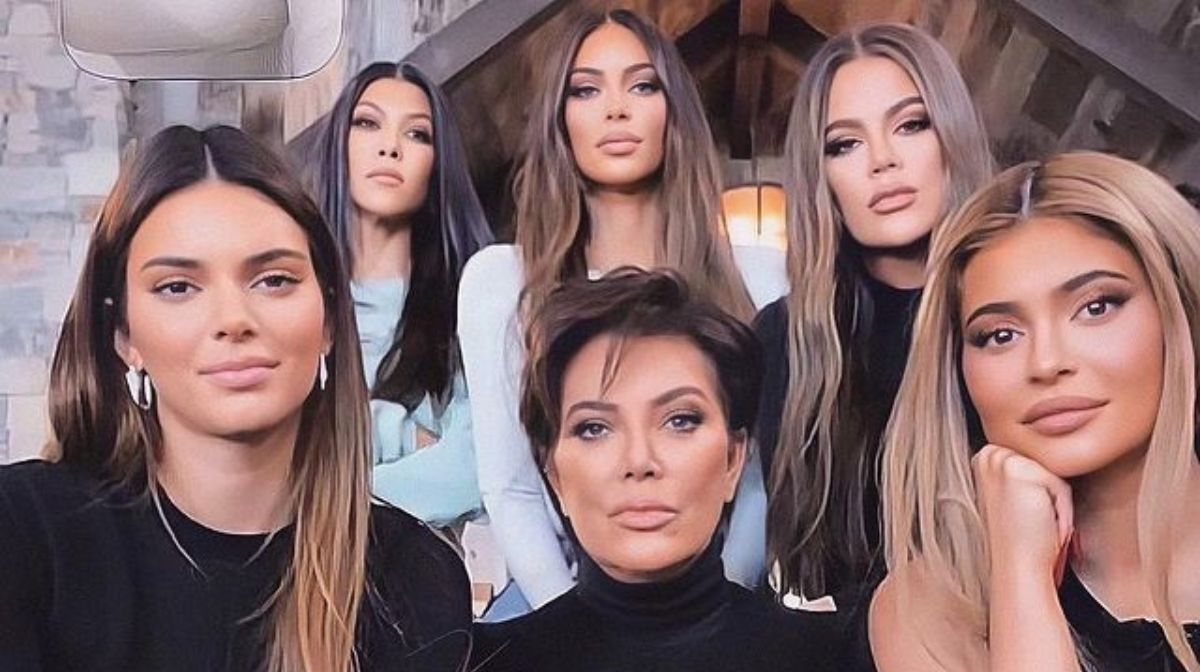
#> input picture datasets/Dataset Módulo V/rostros.jpg, 1200 x 672 px, found by its file name
$ jupyter execute 48_UNAM_AI_Actividad_Laboratorio_5_19_haarcascades_detect_multiScale.ipynb   (shell and % lines are left out)
#> lines starting #> are read from the running program, lines starting #| are printed output that depends on the picture; after the words box and inside, x2 and y2 are one past the last pixel; in counts of white or black regions, pixels touching at a corner belong together
<center>

$\Huge \textbf{Universidad Nacional Autónoma de México}$
$\Huge \textbf{Facultad de Ciencias}$
<p align="center">

</p>

<hr style="height:3px; background-color:#0B6E4F; border:none;"/>

$\LARGE \textbf{Inteligencia Artificial}$

$\Large \textit{Laboratorio 5.19}$

\begin{array}{rl}
\textbf{Docente:} & Dra. Jessica Sarahi Méndez Rincón \\[6pt]
\textbf{Alumna:} & Marisol Luna Méndez \\[6pt]
\textbf{Fecha de realización:} & 13/05/2026
\end{array}

</center>

[cell 1]
# Se instala opencv-python para usar las librerias correspondientes y necesarias.

[cell 2]
# Se importan las librerías de para capturar, detectar y procesar los rostros de las personas
import cv2
import numpy as np
import matplotlib.pyplot as plt
from google.colab.patches import cv2_imshow

[cell 3]
# Se carga la imagen con la que se desarrollara la segunda fase en escalas de grises procesando la imagen y realizando la comparación con su respectiva ecualización de histograma.
img = cv2.imread('rostros.jpg', cv2.IMREAD_GRAYSCALE)
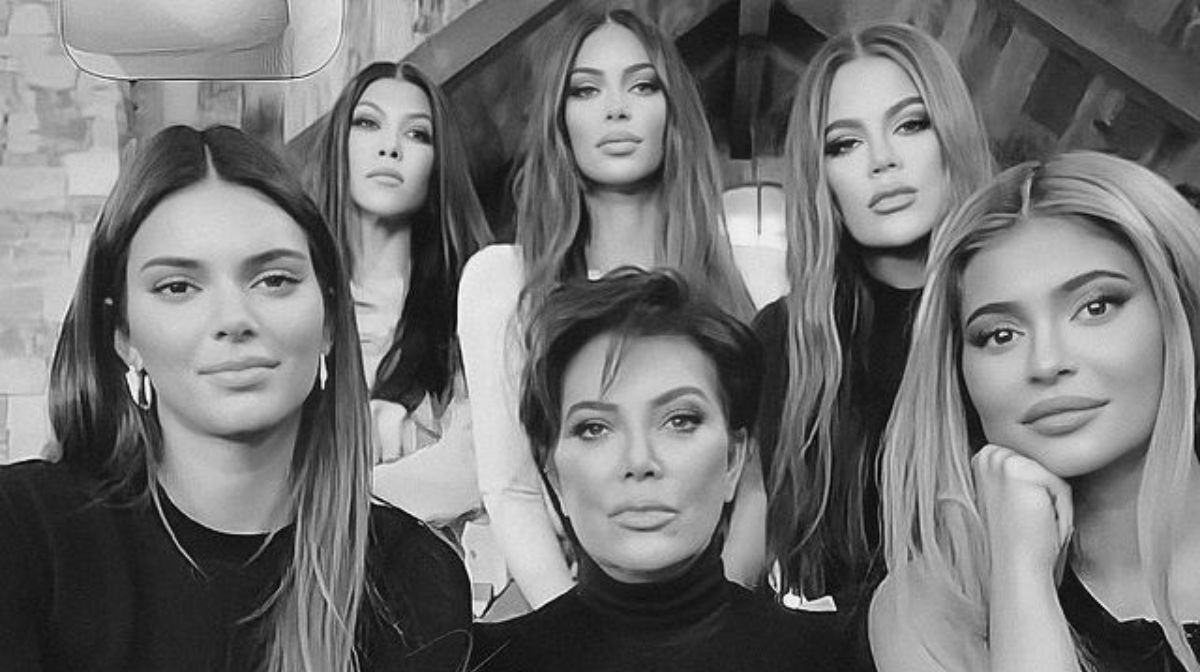
#> img: shape (672, 1200); min 0, max 255, mean 115.3
width, height = img.shape
#> width = 672; height = 1200

cv2_imshow (img)
x = np.linspace(0,255, num=256, dtype = np.uint8)
y = np.zeros(256)

for w in range (width):
	for h in range (height):
		v=img[w,h]
		y[v] = y[v]+1;
#> after the loop, y = 256 values, max 11028 at index 32, min 1 at index 2, mean 3150
plt.bar(x,y)
plt.show()
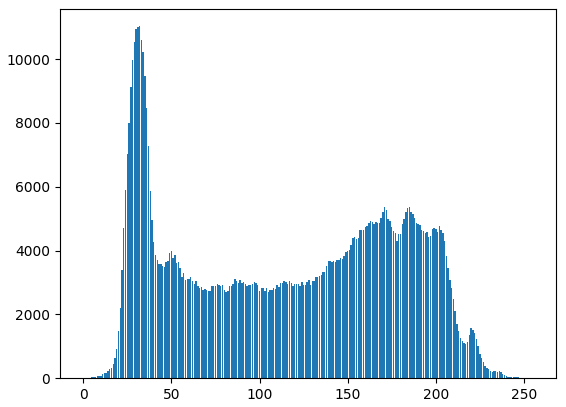
#> figure drawn by matplotlib, 1 panel; tallest bar 11028 high, from x = 31.6 to 32.4

[cell 4]
# En esta parte del código se implementa el detector de rostros, empezando con el guardado en la función faceClassif del despliegue del xml de un clasificador de rostros previamente entrenado con Haar Cascade de OpenCV por parte de GitHub,
# mismo donde se llama a la función "detectMultiScale" introduciendo el factor de escalado de la imagen a un valor de escala original (1.1), ajustando los parámetros de minNeighbors con la frecuencia de reconocimiento de posible rostro para
# ajustar el promedio de rostros vecinos o cercanos, el mínimo y el máximo escalado de tamaño detectado del recuadro identificador de rostros en la imagen  con "minSize" y "maxSize" respectivamente, ajustando las dimensiones de los recuadros.
import cv2
import numpy as np

faceClassif =  cv2.CascadeClassifier(cv2.data.haarcascades + 'haarcascade_frontalface_default.xml')

faces = faceClassif.detectMultiScale(img,
	scaleFactor=1.1,
	minNeighbors=5,
	minSize=(30,30),
	maxSize=(200,200))
#> faces = [[337, 245, 79, 79], [330, 86, 118, 118], [547, 38, 136, 136], [792, 64, 180, 180], [135, 205, 189, 189], [545, 352, 188, 188]]

for (x,y,w,h) in faces:
	cv2.rectangle(img,(x,y),(x+w,y+h),(0,255,0),2)
#> this loop made 6 passes
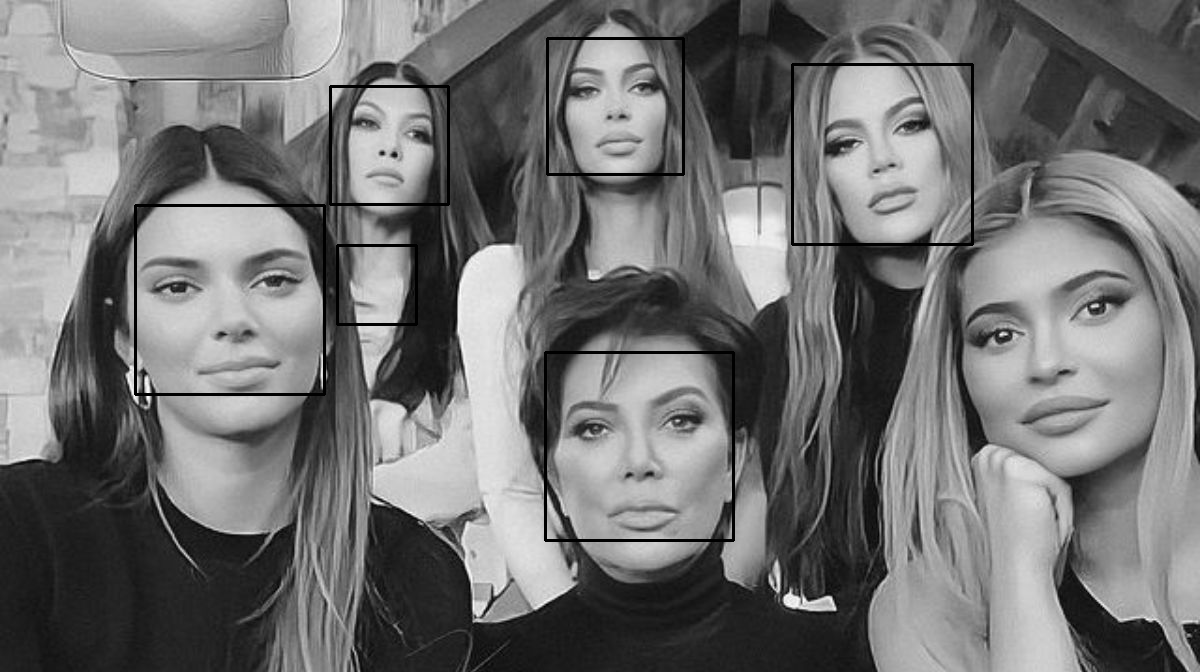
#> img: shape (672, 1200); 1.32% of pixels changed, all inside (x1, y1, x2, y2) = (134, 37, 974, 542)

cv2_imshow(img)
cv2.waitKey(0)
cv2.destroyAllWindows()

[cell 5]
# Finalmente se usa la variable reservada con haar cascade para la detección de rostros de la líne anterior, utilizando el factor de escala original y el tamaño ajustado para los rostros de la imagen, implementando el código de filtro gaussiano,
# con un bucle sobre todas las caras detectadas en la imagen, se aplica el filtro gaussiano de desenfoque o "blur"  al rectángulo de la cara, agregando una cara borrosa en la imagen original para obtener y mostarel resultado de la imagen final.
faces = faceClassif.detectMultiScale(img, 1.1, 5)
#> faces = [[338, 247, 78, 78], [332, 88, 115, 115], [547, 37, 134, 134], [791, 63, 185, 185], [107, 187, 238, 238], [527, 338, 226, 226], [932, 220, 238, 238]]
print("Face detected in the image:", len(faces))
#| Face detected in the image: 7


for (x, y, w, h) in faces:
   roi = img[y:y+h, x:x+w]


   roi = cv2.GaussianBlur(roi, (15, 15), 30)


   img[y:y+roi.shape[0], x:x+roi.shape[1]] = roi
#> this loop made 7 passes
#> pass 1, `roi = img[y:y+h, x:x+w]`:
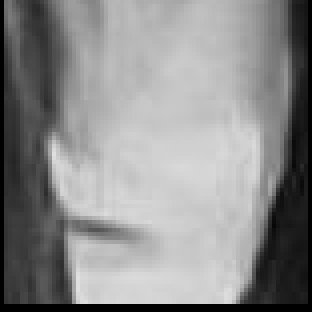
#> roi: shape (78, 78) (shown 4 times larger); min 0, max 225, mean 139.7
#> pass 1, `roi = cv2.GaussianBlur(roi, (15, 15), 30)`:
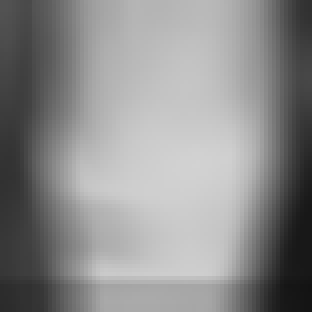
#> roi: shape (78, 78) (shown 4 times larger); min 19, max 210, mean 141
#> pass 2, `roi = img[y:y+h, x:x+w]`:
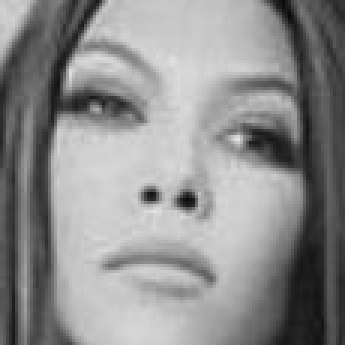
#> roi: shape (115, 115) (shown 3 times larger); min 9, max 229, mean 141.7
#> pass 2, `roi = cv2.GaussianBlur(roi, (15, 15), 30)`:
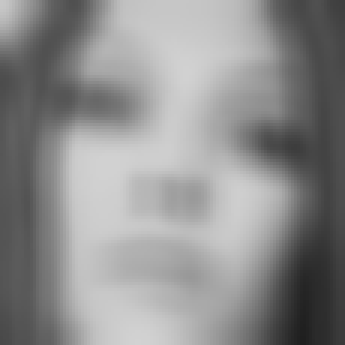
#> roi: shape (115, 115) (shown 3 times larger); min 31, max 210, mean 141.8
#> after the loop:
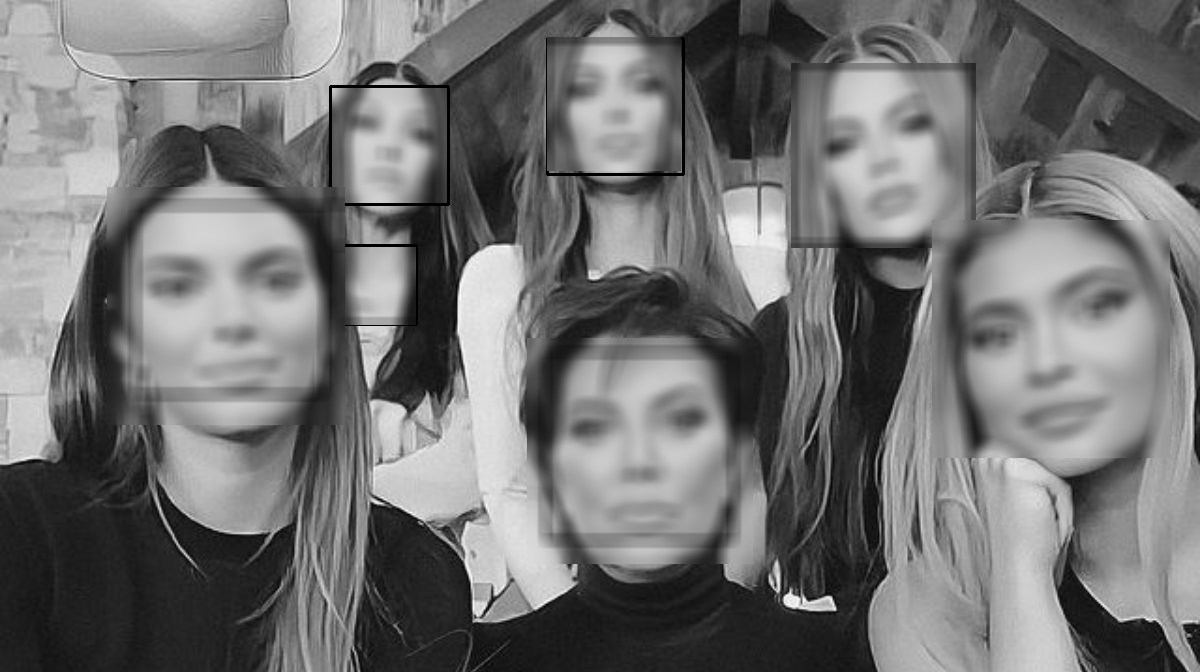
#> img: shape (672, 1200); min 0, max 255, mean 113.9


cv2_imshow(img)
cv2.waitKey(0)
cv2.destroyAllWindows()
